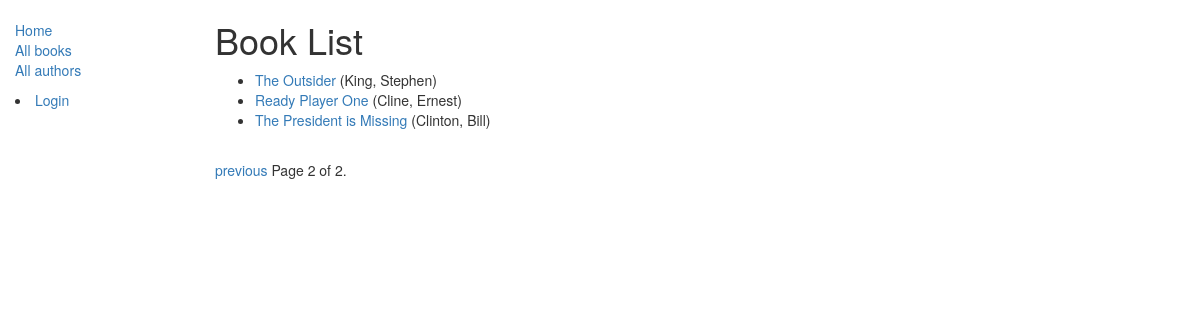
The app's page /catalog/books/?page=2 with its own data.
### catalog/models.py (models this page shows, shortened)
class Book(models.Model):
    title = models.CharField(max_length=200)
    author = models.ForeignKey('Author', on_delete=models.SET_NULL, null=True)
    summary = models.TextField(max_length=1000, help_text='Enter a brief description of the book')
    isbn = models.CharField('ISBN',max_length=13, help_text='13 Character <a href="https://www.isbn-international.org/content/what-isbn">ISBN number</a>')
    genre = models.ManyToManyField(Genre, help_text='Select a genre for this book')
    def get_absolute_url(self):
        return reverse('book-detail', args=[str(self.id)])
    def display_genre(self):
        """
        Creates a string for the Genre. This is required to display genre in Admin.
        """
        return ', '.join([genre.name for genre in self.genre.all()[:3]])
    display_genre.short_description = 'Genre'

class Author(models.Model):
    first_name = models.CharField(max_length=100)
    last_name = models.CharField(max_length=100)
    date_of_birth = models.DateField(null=True, blank=True)
    date_of_death = models.DateField('Died', null=True, blank=True)
    class Meta:
        ordering = ["last_name", "first_name"]
    def __str__(self):
        return '{0}, {1}'.format(self.last_name, self.first_name)

### catalog/views.py (the view, shortened to what this page needs)
# urls.py: path('books/', views.BookListView.as_view(), name='books'),
class BookListView(generic.ListView):
    model = Book
    context_object_name = 'my_book_list'
    paginate_by = 3

### catalog/templates/catalog/book_list.html
{% extends "base_generic.html" %}
{% block content %}
    <h1> Book List </h1>
    {% if my_book_list %}
    <ul>
        {% for book in my_book_list %}
        <li>
            <a href="{{ book.get_absolute_url }}">{{ book.title }}</a> ({{book.author}})
        </li>
        {% endfor %}
    </ul>
    {% else %}
        <p> There are no books in the library. </p>
    {% endif %}
{% endblock %}

### records on screen
Book: title "The Outsider", author "King, Stephen"
Book: title "Ready Player One", author "Cline, Ernest"
Book: title "The President is Missing", author "Clinton, Bill"

### other values on screen
{{ page_obj.number }} "2"
{{ page_obj.paginator.num_pages }} "2"
